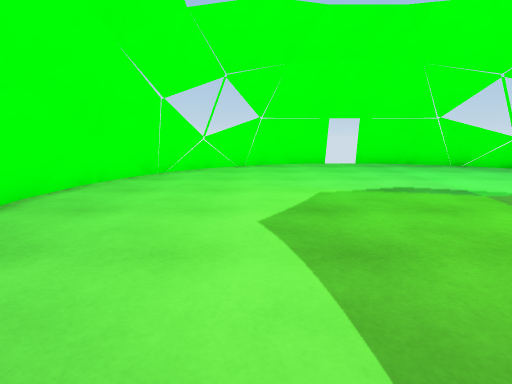
View 1 (above)

12 first-person views from a walk through a Unity game level. The camera is 1.2 m above the floor, tilts 10° down and sees 80° across. The floor is counted in squares, 1.03 m on a side. Each view is taken from the middle of a square. On the plan, view 1 faces up. The plan holds only what a view shows up to about 13 squares ahead; the rest is blank. The place goes on beyond the plan. The player is left out. Door leaves are left out, so doorways stand open.

View 2
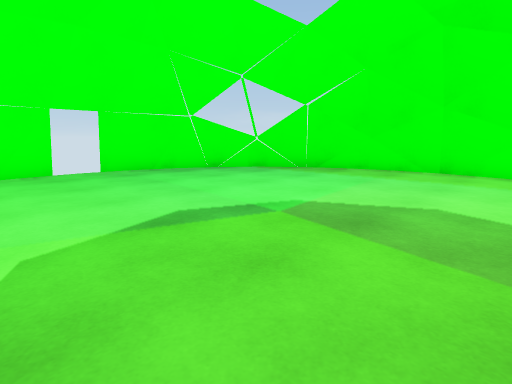

View 3
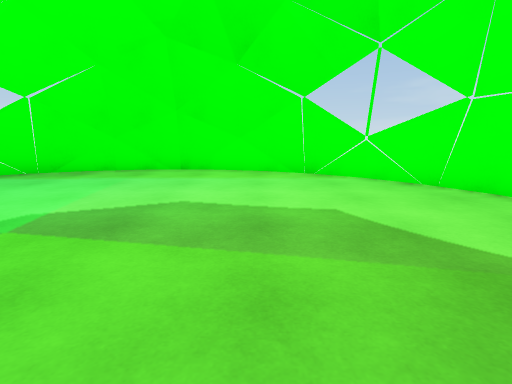

View 4
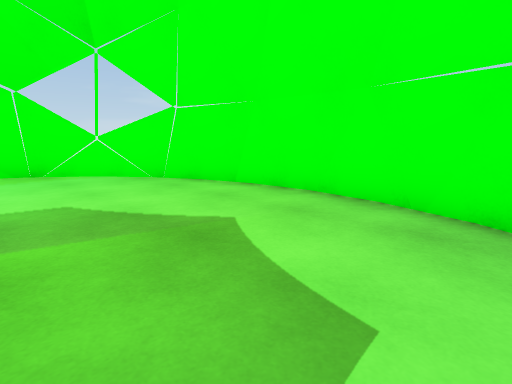

View 5
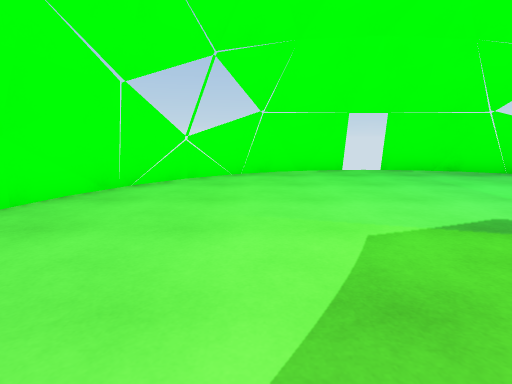

View 6
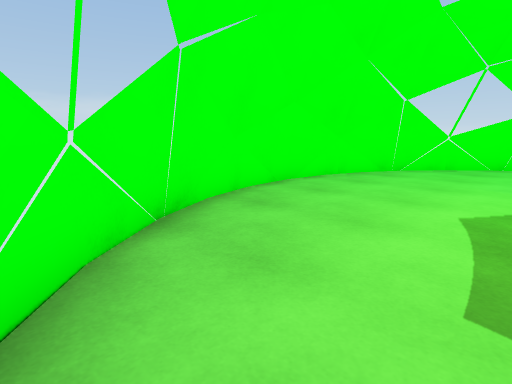

View 7
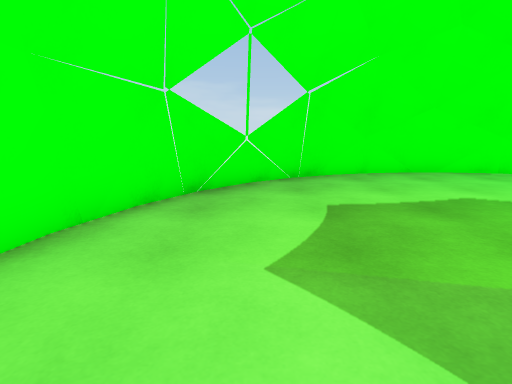

View 8
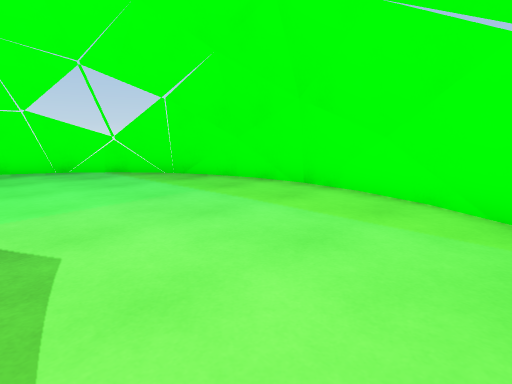

View 9
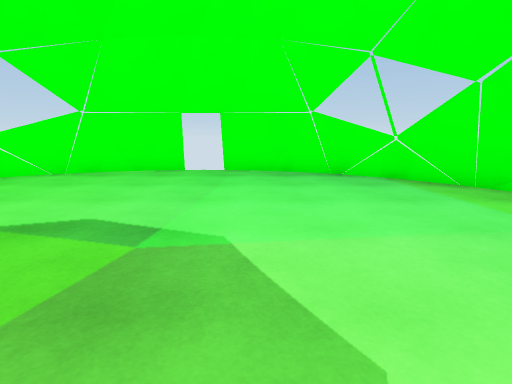

View 10
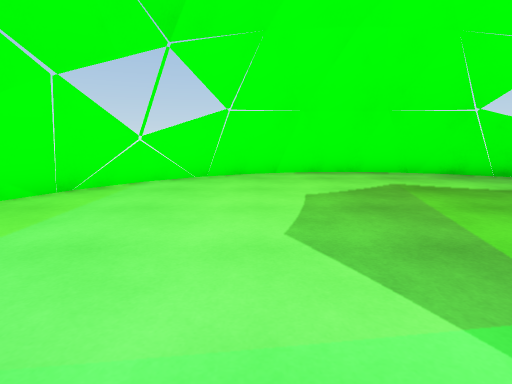

View 11
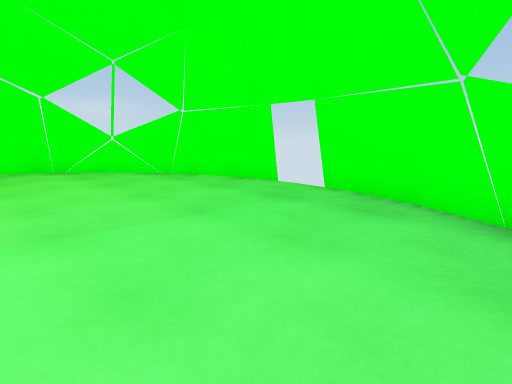

View 12
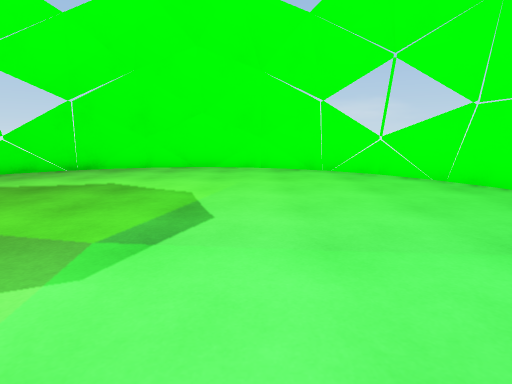

### Floor plan
Points are (right, up) in squares from view 1. A wall is a line through its corners. A room is listed if a view was taken in it or the views show most of it. See-through windows are left out.
Room 1 (views 1, 2, 3, 4, 5, 6, 7, 8, 9, 10, 11, 12)
walls: (3.4, 14.4) (0.4, 13.6); (-3.2, 10.5) (-4.3, 8.1) (-4.5, 5.9) (-4.3, 3.6) (-3.6, 1.9); (1.4, 14.1) (-0.3, 13.3); (8.4, 13.3) (6.6, 14.1); (0.1, 13.6) (-2.1, 12) (-3.3, 10.4); (-3.2, 1.4) (-2, -0.3) (0.1, -1.7); (-2, 12.1) (-3, 10.9); (10.1, 12) (9.1, 12.9); (11.4, 10.3) (10.1, 12.1) (7.9, 13.6) (4.7, 14.4); (-3.7, 9.8) (-4.3, 8.1); (0.4, -1.8) (2.4, -2.5); (11.2, 1.3) (12.4, 3.6) (12.6, 6); (12.6, 5.9) (12.4, 8.2) (11.2, 10.5); (-1, 13) (-2.1, 12); (11, 11) (10, 12.1); (-2.1, -0.1) (-1, -1.1); (-4.3, 3.6) (-3.2, 1.3); (12.4, 8.1) (11.7, 9.9); (8, -1.7) (10.1, -0.3) (11.3, 1.5); (11.7, 2) (12.4, 3.7); (2.8, -2.6) (5.3, -2.6) (7.7, -1.8); (-0.4, -1.5) (1.4, -2.3); (6.6, -2.3) (8.4, -1.5); (10, -0.3) (11, 0.8); (4.2, -2.7) (6.2, -2.4); (1.7, -2.4) (3.8, -2.7); (-3, 0.8) (-2, -0.3); (9.1, -1.2) (10.1, -0.2)
low walls: (6.2, 14.2) (4.7, 14.6); (3, 14.5) (1.1, 14)
ways out: open door at (4, -2); open door at (4, 14)

Positions as (right, up) in squares from view 1, and headings:
1: (0, 0), facing up
2: (1, 3), facing up-right
3: (1, 3), facing right
4: (0, 3), facing down-right
5: (0, 3), facing up
6: (1, -1), facing up-left
7: (6, 0), facing left
8: (6, 1), facing up-right
9: (6, 3), facing up
10: (7, 8), facing down
11: (9, 8), facing up-left
12: (8, 8), facing left
